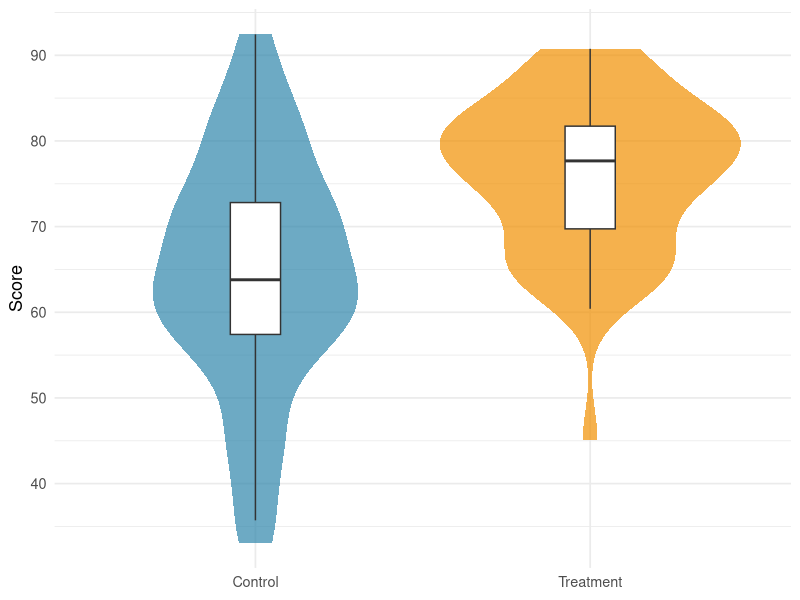

R code for this plot:
## ---- chunk 1
#| fig-width: 7
#| fig-height: 4
#| fig-cap: "Example violin plot created with ggplot2"
#| message: false
library(ggplot2)
set.seed(42)
df <- data.frame(
  group = rep(c("Control", "Treatment"), each = 50),
  value = c(rnorm(50, 65, 12), rnorm(50, 75, 10))
)

ggplot(df, aes(x = group, y = value, fill = group)) +
  geom_violin(alpha = 0.7, color = NA) +
  geom_boxplot(width = 0.15, fill = "white", outlier.shape = NA) +
  scale_fill_manual(values = c("#2E86AB", "#F18F01")) +
  labs(x = NULL, y = "Score") +
  theme_minimal(base_size = 13) +
  theme(legend.position = "none")
